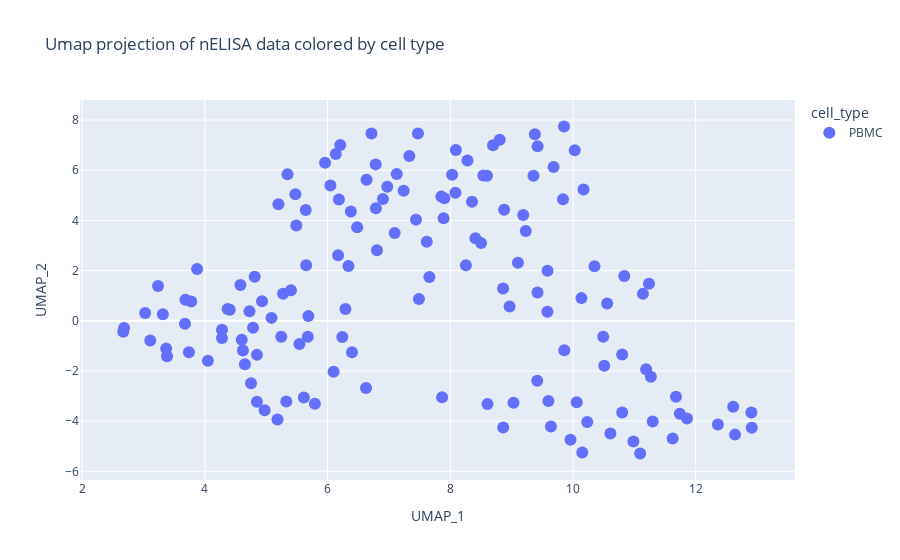
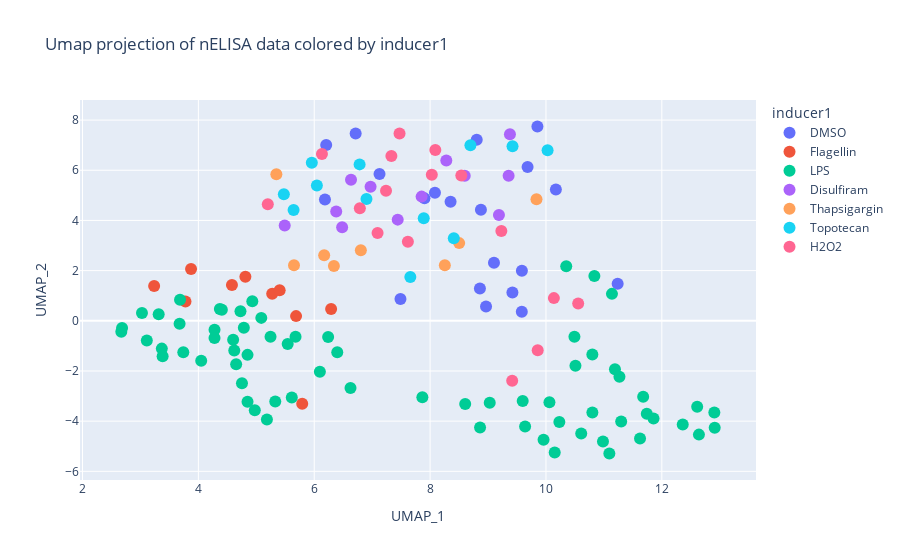
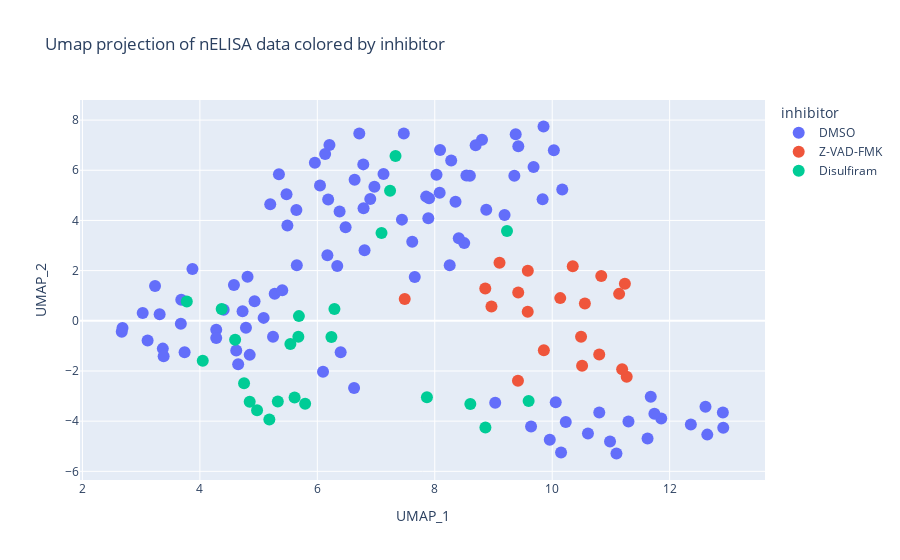
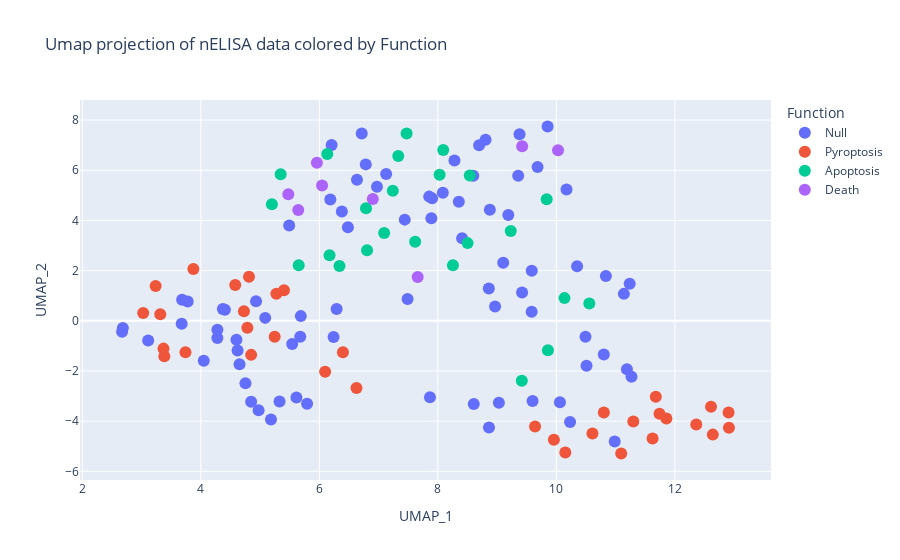

Write notebook code for charts like these, in order.
### Code cell
nELISA_plate_430420 = nELISA_plate_430420[
    nELISA_plate_430420.columns.drop(list(nELISA_plate_430420.filter(regex="pgML")))
]

col_list = [
    "cell_type",
    "inducer1",
    "inhibitor",
    "Function",
    "inducer1_plus_concentration",
    "inducer1_plus_inhibitor",
    "inducer1_plus_concentration_plus_inhibitor",
]

for col in col_list:
    umap_graph(
        df=nELISA_plate_430420,
        color=f"{col}",
        save_name=f"./figures/nELISA_Normalized_UMAP_{col}",
        title=f"Umap projection of nELISA data colored by {col.replace('_', ' ')}",
    )

### Figure 1 — Plotly figure (JSON) as saved in the notebook; plotly's stock layout.template omitted (floating-point values rounded to 4 significant figures; data arrays with more than 128 entries replaced by an {"elided": "..."} marker saying what was removed)
{"data": [{"hovertemplate": "cell_type=PBMC<br>umap_1=%{x}<br>umap_2=%{y}<extra></extra>", "legendgroup": "PBMC", "marker": {"color": "#636efa", "size": 12, "symbol": "circle"}, "mode": "markers", "name": "PBMC", "orientation": "v", "showlegend": true, "type": "scatter", "x": {"elided": "146 float values"}, "xaxis": "x", "y": {"elided": "146 float values"}, "yaxis": "y"}], "layout": {"legend": {"title": {"text": "cell_type"}, "tracegroupgap": 0}, "title": {"text": "Umap projection of nELISA data colored by cell type"}, "xaxis": {"anchor": "y", "domain": [0, 1], "title": {"text": "UMAP_1"}}, "yaxis": {"anchor": "x", "domain": [0, 1], "title": {"text": "UMAP_2"}}}}

### Figure 2 — Plotly figure (JSON) as saved in the notebook; plotly's stock layout.template omitted (floating-point values rounded to 4 significant figures)
{"data": [{"hovertemplate": "inducer1=DMSO<br>umap_1=%{x}<br>umap_2=%{y}<extra></extra>", "legendgroup": "DMSO", "marker": {"color": "#636efa", "size": 12, "symbol": "circle"}, "mode": "markers", "name": "DMSO", "orientation": "v", "showlegend": true, "type": "scatter", "x": [6.185, 7.127, 8.877, 8.805, 6.207, 7.903, 10.17, 9.852, 6.715, 8.353, 8.084, 9.683, 9.583, 9.421, 11.24, 8.966, 9.103, 8.86, 7.489, 9.584], "xaxis": "x", "y": [4.836, 5.855, 4.429, 7.214, 7.007, 4.88, 5.23, 7.744, 7.463, 4.748, 5.108, 6.133, 0.3573, 1.13, 1.475, 0.5708, 2.312, 1.291, 0.8671, 1.998], "yaxis": "y"}, {"hovertemplate": "inducer1=Flagellin<br>umap_1=%{x}<br>umap_2=%{y}<extra></extra>", "legendgroup": "Flagellin", "marker": {"color": "#EF553B", "size": 12, "symbol": "circle"}, "mode": "markers", "name": "Flagellin", "orientation": "v", "showlegend": true, "type": "scatter", "x": [5.274, 5.403, 4.58, 5.792, 3.777, 5.686, 6.291, 3.236, 3.874, 4.812], "xaxis": "x", "y": [1.081, 1.215, 1.43, -3.309, 0.7723, 0.1864, 0.4733, 1.388, 2.062, 1.757], "yaxis": "y"}, {"hovertemplate": "inducer1=LPS<br>umap_1=%{x}<br>umap_2=%{y}<extra></extra>", "legendgroup": "LPS", "marker": {"color": "#00cc96", "size": 12, "symbol": "circle"}, "mode": "markers", "name": "LPS", "orientation": "v", "showlegend": true, "type": "scatter", "x": [3.11, 3.683, 4.619, 5.086, 4.279, 4.931, 4.405, 3.676, 9.029, 10.23, 10.06, 10.98, 12.36, 12.91, 11.68, 11.3, 8.863, 9.599, 7.866, 8.606, 10.8, 10.51, 11.27, 11.19, 12.64, 11.86, 10.8, 11.74, 4.652, 2.669, 2.683, 4.278, 3.315, 5.246, 3.369, 4.727, 4.371, 5.541, 6.24, 5.677, 4.752, 4.848, 5.183, 5.613, 4.6, 4.049, 4.974, 5.327, 10.49, 10.35, 11.14, 10.84, 3.383, 6.397, 6.097, 6.626, 12.91, 11.09, 12.61, 11.62, 9.64, 10.15, 9.958, 10.61, 3.74, 4.785, 3.026, 4.848], "xaxis": "x", "y": [-0.7886, 0.8407, -1.189, 0.1162, -0.361, 0.7783, 0.4367, -0.1167, -3.269, -4.03, -3.244, -4.81, -4.133, -3.659, -3.023, -4.017, -4.253, -3.192, -3.05, -3.32, -1.347, -1.79, -2.232, -1.934, -4.537, -3.895, -3.653, -3.707, -1.733, -0.4391, -0.2916, -0.6824, 0.2585, -0.6376, -1.109, 0.381, 0.468, -0.9273, -0.6482, -0.6366, -2.487, -3.226, -3.937, -3.061, -0.7544, -1.591, -3.564, -3.214, -0.6335, 2.173, 1.073, 1.785, -1.416, -1.256, -2.031, -2.676, -4.26, -5.289, -3.427, -4.689, -4.21, -5.247, -4.745, -4.496, -1.257, -0.2745, 0.3106, -1.358], "yaxis": "y"}, {"hovertemplate": "inducer1=Disulfiram<br>umap_1=%{x}<br>umap_2=%{y}<extra></extra>", "legendgroup": "Disulfiram", "marker": {"color": "#ab63fa", "size": 12, "symbol": "circle"}, "mode": "markers", "name": "Disulfiram", "orientation": "v", "showlegend": true, "type": "scatter", "x": [6.482, 8.28, 9.378, 8.598, 5.49, 6.972, 6.635, 6.379, 7.853, 9.189, 9.355, 7.441], "xaxis": "x", "y": [3.733, 6.393, 7.439, 5.777, 3.8, 5.338, 5.624, 4.359, 4.949, 4.221, 5.778, 4.032], "yaxis": "y"}, {"hovertemplate": "inducer1=Thapsigargin<br>umap_1=%{x}<br>umap_2=%{y}<extra></extra>", "legendgroup": "Thapsigargin", "marker": {"color": "#FFA15A", "size": 12, "symbol": "circle"}, "mode": "markers", "name": "Thapsigargin", "orientation": "v", "showlegend": true, "type": "scatter", "x": [8.254, 8.502, 5.346, 9.837, 6.805, 6.172, 5.651, 6.34], "xaxis": "x", "y": [2.21, 3.096, 5.844, 4.843, 2.816, 2.617, 2.216, 2.183], "yaxis": "y"}, {"hovertemplate": "inducer1=Topotecan<br>umap_1=%{x}<br>umap_2=%{y}<extra></extra>", "legendgroup": "Topotecan", "marker": {"color": "#19d3f3", "size": 12, "symbol": "circle"}, "mode": "markers", "name": "Topotecan", "orientation": "v", "showlegend": true, "type": "scatter", "x": [5.958, 7.659, 9.423, 5.643, 6.046, 5.475, 6.902, 10.03, 8.409, 6.783, 7.89, 8.696], "xaxis": "x", "y": [6.295, 1.749, 6.954, 4.413, 5.396, 5.043, 4.854, 6.798, 3.293, 6.234, 4.091, 6.995], "yaxis": "y"}, {"hovertemplate": "inducer1=H2O2<br>umap_1=%{x}<br>umap_2=%{y}<extra></extra>", "legendgroup": "H2O2", "marker": {"color": "#FF6692", "size": 12, "symbol": "circle"}, "mode": "markers", "name": "H2O2", "orientation": "v", "showlegend": true, "type": "scatter", "x": [5.198, 8.09, 7.472, 6.787, 7.616, 8.03, 6.133, 8.539, 7.093, 7.332, 9.23, 7.239, 9.857, 10.56, 9.417, 10.14], "xaxis": "x", "y": [4.649, 6.809, 7.466, 4.484, 3.153, 5.821, 6.648, 5.795, 3.502, 6.572, 3.576, 5.185, -1.173, 0.6931, -2.385, 0.9037], "yaxis": "y"}], "layout": {"legend": {"title": {"text": "inducer1"}, "tracegroupgap": 0}, "title": {"text": "Umap projection of nELISA data colored by inducer1"}, "xaxis": {"anchor": "y", "domain": [0, 1], "title": {"text": "UMAP_1"}}, "yaxis": {"anchor": "x", "domain": [0, 1], "title": {"text": "UMAP_2"}}}}

### Figure 3 — Plotly figure (JSON) as saved in the notebook; plotly's stock layout.template omitted (floating-point values rounded to 4 significant figures)
{"data": [{"hovertemplate": "inhibitor=DMSO<br>umap_1=%{x}<br>umap_2=%{y}<extra></extra>", "legendgroup": "DMSO", "marker": {"color": "#636efa", "size": 12, "symbol": "circle"}, "mode": "markers", "name": "DMSO", "orientation": "v", "showlegend": true, "type": "scatter", "x": [6.185, 7.127, 8.877, 8.805, 6.207, 7.903, 10.17, 9.852, 6.715, 8.353, 8.084, 9.683, 5.274, 5.403, 4.58, 3.11, 3.683, 4.619, 5.086, 4.279, 4.931, 4.405, 3.676, 3.236, 3.874, 4.812, 6.482, 8.28, 9.378, 8.598, 9.029, 10.23, 10.06, 10.98, 12.36, 12.91, 11.68, 11.3, 12.64, 11.86, 10.8, 11.74, 4.652, 2.669, 2.683, 4.278, 5.49, 6.972, 6.635, 6.379, 8.254, 8.502, 5.346, 9.837, 5.958, 7.659, 9.423, 5.643, 3.315, 5.246, 3.369, 4.727, 6.805, 6.172, 5.651, 6.34, 5.198, 8.09, 7.472, 6.787, 7.616, 8.03, 6.133, 8.539, 3.383, 6.397, 6.097, 6.626, 12.91, 11.09, 12.61, 11.62, 9.64, 10.15, 9.958, 10.61, 3.74, 4.785, 3.026, 4.848, 7.853, 9.189, 9.355, 7.441, 6.046, 5.475, 6.902, 10.03, 8.409, 6.783, 7.89, 8.696], "xaxis": "x", "y": [4.836, 5.855, 4.429, 7.214, 7.007, 4.88, 5.23, 7.744, 7.463, 4.748, 5.108, 6.133, 1.081, 1.215, 1.43, -0.7886, 0.8407, -1.189, 0.1162, -0.361, 0.7783, 0.4367, -0.1167, 1.388, 2.062, 1.757, 3.733, 6.393, 7.439, 5.777, -3.269, -4.03, -3.244, -4.81, -4.133, -3.659, -3.023, -4.017, -4.537, -3.895, -3.653, -3.707, -1.733, -0.4391, -0.2916, -0.6824, 3.8, 5.338, 5.624, 4.359, 2.21, 3.096, 5.844, 4.843, 6.295, 1.749, 6.954, 4.413, 0.2585, -0.6376, -1.109, 0.381, 2.816, 2.617, 2.216, 2.183, 4.649, 6.809, 7.466, 4.484, 3.153, 5.821, 6.648, 5.795, -1.416, -1.256, -2.031, -2.676, -4.26, -5.289, -3.427, -4.689, -4.21, -5.247, -4.745, -4.496, -1.257, -0.2745, 0.3106, -1.358, 4.949, 4.221, 5.778, 4.032, 5.396, 5.043, 4.854, 6.798, 3.293, 6.234, 4.091, 6.995], "yaxis": "y"}, {"hovertemplate": "inhibitor=Z-VAD-FMK<br>umap_1=%{x}<br>umap_2=%{y}<extra></extra>", "legendgroup": "Z-VAD-FMK", "marker": {"color": "#EF553B", "size": 12, "symbol": "circle"}, "mode": "markers", "name": "Z-VAD-FMK", "orientation": "v", "showlegend": true, "type": "scatter", "x": [9.583, 9.421, 11.24, 8.966, 9.103, 8.86, 7.489, 9.584, 10.8, 10.51, 11.27, 11.19, 10.49, 10.35, 11.14, 10.84, 9.857, 10.56, 9.417, 10.14], "xaxis": "x", "y": [0.3573, 1.13, 1.475, 0.5708, 2.312, 1.291, 0.8671, 1.998, -1.347, -1.79, -2.232, -1.934, -0.6335, 2.173, 1.073, 1.785, -1.173, 0.6931, -2.385, 0.9037], "yaxis": "y"}, {"hovertemplate": "inhibitor=Disulfiram<br>umap_1=%{x}<br>umap_2=%{y}<extra></extra>", "legendgroup": "Disulfiram", "marker": {"color": "#00cc96", "size": 12, "symbol": "circle"}, "mode": "markers", "name": "Disulfiram", "orientation": "v", "showlegend": true, "type": "scatter", "x": [5.792, 3.777, 5.686, 6.291, 8.863, 9.599, 7.866, 8.606, 4.371, 5.541, 6.24, 5.677, 4.752, 4.848, 5.183, 5.613, 4.6, 4.049, 4.974, 5.327, 7.093, 7.332, 9.23, 7.239], "xaxis": "x", "y": [-3.309, 0.7723, 0.1864, 0.4733, -4.253, -3.192, -3.05, -3.32, 0.468, -0.9273, -0.6482, -0.6366, -2.487, -3.226, -3.937, -3.061, -0.7544, -1.591, -3.564, -3.214, 3.502, 6.572, 3.576, 5.185], "yaxis": "y"}], "layout": {"legend": {"title": {"text": "inhibitor"}, "tracegroupgap": 0}, "title": {"text": "Umap projection of nELISA data colored by inhibitor"}, "xaxis": {"anchor": "y", "domain": [0, 1], "title": {"text": "UMAP_1"}}, "yaxis": {"anchor": "x", "domain": [0, 1], "title": {"text": "UMAP_2"}}}}

### Figure 4 — Plotly figure (JSON) as saved in the notebook; plotly's stock layout.template omitted (floating-point values rounded to 4 significant figures)
{"data": [{"hovertemplate": "Function=Null<br>umap_1=%{x}<br>umap_2=%{y}<extra></extra>", "legendgroup": "Null", "marker": {"color": "#636efa", "size": 12, "symbol": "circle"}, "mode": "markers", "name": "Null", "orientation": "v", "showlegend": true, "type": "scatter", "x": [6.185, 7.127, 8.877, 8.805, 6.207, 7.903, 10.17, 9.852, 6.715, 8.353, 8.084, 9.683, 9.583, 9.421, 11.24, 8.966, 9.103, 8.86, 7.489, 9.584, 5.792, 3.777, 5.686, 6.291, 3.11, 3.683, 4.619, 5.086, 4.279, 4.931, 4.405, 3.676, 6.482, 8.28, 9.378, 8.598, 9.029, 10.23, 10.06, 10.98, 8.863, 9.599, 7.866, 8.606, 10.8, 10.51, 11.27, 11.19, 4.652, 2.669, 2.683, 4.278, 5.49, 6.972, 6.635, 6.379, 4.371, 5.541, 6.24, 5.677, 4.752, 4.848, 5.183, 5.613, 4.6, 4.049, 4.974, 5.327, 10.49, 10.35, 11.14, 10.84, 7.853, 9.189, 9.355, 7.441, 8.409, 6.783, 7.89, 8.696], "xaxis": "x", "y": [4.836, 5.855, 4.429, 7.214, 7.007, 4.88, 5.23, 7.744, 7.463, 4.748, 5.108, 6.133, 0.3573, 1.13, 1.475, 0.5708, 2.312, 1.291, 0.8671, 1.998, -3.309, 0.7723, 0.1864, 0.4733, -0.7886, 0.8407, -1.189, 0.1162, -0.361, 0.7783, 0.4367, -0.1167, 3.733, 6.393, 7.439, 5.777, -3.269, -4.03, -3.244, -4.81, -4.253, -3.192, -3.05, -3.32, -1.347, -1.79, -2.232, -1.934, -1.733, -0.4391, -0.2916, -0.6824, 3.8, 5.338, 5.624, 4.359, 0.468, -0.9273, -0.6482, -0.6366, -2.487, -3.226, -3.937, -3.061, -0.7544, -1.591, -3.564, -3.214, -0.6335, 2.173, 1.073, 1.785, 4.949, 4.221, 5.778, 4.032, 3.293, 6.234, 4.091, 6.995], "yaxis": "y"}, {"hovertemplate": "Function=Pyroptosis<br>umap_1=%{x}<br>umap_2=%{y}<extra></extra>", "legendgroup": "Pyroptosis", "marker": {"color": "#EF553B", "size": 12, "symbol": "circle"}, "mode": "markers", "name": "Pyroptosis", "orientation": "v", "showlegend": true, "type": "scatter", "x": [5.274, 5.403, 4.58, 3.236, 3.874, 4.812, 12.36, 12.91, 11.68, 11.3, 12.64, 11.86, 10.8, 11.74, 3.315, 5.246, 3.369, 4.727, 3.383, 6.397, 6.097, 6.626, 12.91, 11.09, 12.61, 11.62, 9.64, 10.15, 9.958, 10.61, 3.74, 4.785, 3.026, 4.848], "xaxis": "x", "y": [1.081, 1.215, 1.43, 1.388, 2.062, 1.757, -4.133, -3.659, -3.023, -4.017, -4.537, -3.895, -3.653, -3.707, 0.2585, -0.6376, -1.109, 0.381, -1.416, -1.256, -2.031, -2.676, -4.26, -5.289, -3.427, -4.689, -4.21, -5.247, -4.745, -4.496, -1.257, -0.2745, 0.3106, -1.358], "yaxis": "y"}, {"hovertemplate": "Function=Apoptosis<br>umap_1=%{x}<br>umap_2=%{y}<extra></extra>", "legendgroup": "Apoptosis", "marker": {"color": "#00cc96", "size": 12, "symbol": "circle"}, "mode": "markers", "name": "Apoptosis", "orientation": "v", "showlegend": true, "type": "scatter", "x": [8.254, 8.502, 5.346, 9.837, 6.805, 6.172, 5.651, 6.34, 5.198, 8.09, 7.472, 6.787, 7.616, 8.03, 6.133, 8.539, 7.093, 7.332, 9.23, 7.239, 9.857, 10.56, 9.417, 10.14], "xaxis": "x", "y": [2.21, 3.096, 5.844, 4.843, 2.816, 2.617, 2.216, 2.183, 4.649, 6.809, 7.466, 4.484, 3.153, 5.821, 6.648, 5.795, 3.502, 6.572, 3.576, 5.185, -1.173, 0.6931, -2.385, 0.9037], "yaxis": "y"}, {"hovertemplate": "Function=Death<br>umap_1=%{x}<br>umap_2=%{y}<extra></extra>", "legendgroup": "Death", "marker": {"color": "#ab63fa", "size": 12, "symbol": "circle"}, "mode": "markers", "name": "Death", "orientation": "v", "showlegend": true, "type": "scatter", "x": [5.958, 7.659, 9.423, 5.643, 6.046, 5.475, 6.902, 10.03], "xaxis": "x", "y": [6.295, 1.749, 6.954, 4.413, 5.396, 5.043, 4.854, 6.798], "yaxis": "y"}], "layout": {"legend": {"title": {"text": "Function"}, "tracegroupgap": 0}, "title": {"text": "Umap projection of nELISA data colored by Function"}, "xaxis": {"anchor": "y", "domain": [0, 1], "title": {"text": "UMAP_1"}}, "yaxis": {"anchor": "x", "domain": [0, 1], "title": {"text": "UMAP_2"}}}}
